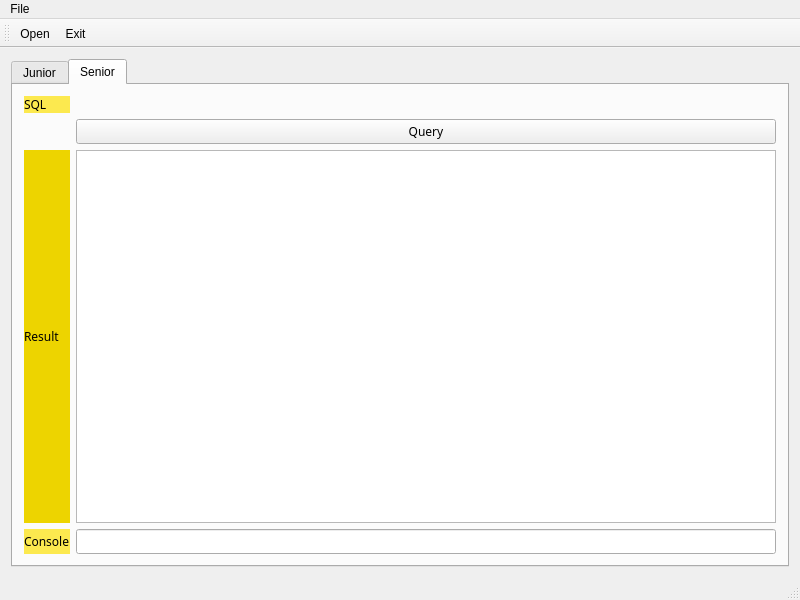
<?xml version="1.0" encoding="UTF-8"?>
<ui version="4.0">
 <class>MainWindow</class>
 <widget class="QMainWindow" name="MainWindow">
  <property name="geometry">
   <rect>
    <x>0</x>
    <y>0</y>
    <width>800</width>
    <height>600</height>
   </rect>
  </property>
  <property name="windowTitle">
   <string>MainWindow</string>
  </property>
  <widget class="QWidget" name="centralWidget">
   <layout class="QGridLayout" name="gridLayout_2">
    <item row="0" column="0">
     <layout class="QVBoxLayout" name="centralVLayout">
      <property name="sizeConstraint">
       <enum>QLayout::SetDefaultConstraint</enum>
      </property>
      <item>
       <widget class="QTabWidget" name="tabWidget">
        <property name="font">
         <font>
          <family>Ubuntu</family>
         </font>
        </property>
        <property name="styleSheet">
         <string notr="true"/>
        </property>
        <property name="currentIndex">
         <number>1</number>
        </property>
        <widget class="QWidget" name="tab_1">
         <property name="font">
          <font>
           <family>Ubuntu</family>
          </font>
         </property>
         <property name="styleSheet">
          <string notr="true"/>
         </property>
         <attribute name="title">
          <string>Junior</string>
         </attribute>
         <layout class="QGridLayout" name="gridLayout_4">
          <item row="0" column="0">
           <layout class="QGridLayout" name="gridLayout_3">
            <item row="0" column="1">
             <layout class="QHBoxLayout" name="horizontalLayout">
              <item>
               <widget class="QComboBox" name="comboBox_2">
                <property name="maximumSize">
                 <size>
                  <width>86</width>
                  <height>16777215</height>
                 </size>
                </property>
                <property name="font">
                 <font>
                  <family>Courier 10 Pitch</family>
                 </font>
                </property>
                <property name="sizeAdjustPolicy">
                 <enum>QComboBox::AdjustToContents</enum>
                </property>
               </widget>
              </item>
              <item>
               <widget class="QPushButton" name="pushButton">
                <property name="font">
                 <font>
                  <family>Courier 10 Pitch</family>
                 </font>
                </property>
                <property name="text">
                 <string>Go</string>
                </property>
               </widget>
              </item>
              <item>
               <spacer name="horizontalSpacer_3">
                <property name="font">
                 <font>
                  <family>Courier 10 Pitch</family>
                 </font>
                </property>
                <property name="orientation">
                 <enum>Qt::Horizontal</enum>
                </property>
                <property name="sizeHint" stdset="0">
                 <size>
                  <width>40</width>
                  <height>20</height>
                 </size>
                </property>
               </spacer>
              </item>
             </layout>
            </item>
            <item row="0" column="0">
             <widget class="QLabel" name="label_2">
              <property name="font">
               <font>
                <family>Courier 10 Pitch</family>
               </font>
              </property>
              <property name="styleSheet">
               <string notr="true">background-color: rgb(252, 175, 62);</string>
              </property>
              <property name="text">
               <string>Button</string>
              </property>
             </widget>
            </item>
            <item row="3" column="1">
             <widget class="QTableView" name="tableView_1">
              <property name="font">
               <font>
                <family>Courier 10 Pitch</family>
               </font>
              </property>
             </widget>
            </item>
            <item row="3" column="0">
             <widget class="QLabel" name="label_7">
              <property name="font">
               <font>
                <family>Courier 10 Pitch</family>
               </font>
              </property>
              <property name="styleSheet">
               <string notr="true">background-color: rgb(245, 121, 0);</string>
              </property>
              <property name="text">
               <string>Result</string>
              </property>
             </widget>
            </item>
            <item row="1" column="1">
             <widget class="QLineEdit" name="lineEdit_2">
              <property name="enabled">
               <bool>true</bool>
              </property>
              <property name="font">
               <font>
                <family>Courier 10 Pitch</family>
               </font>
              </property>
              <property name="readOnly">
               <bool>true</bool>
              </property>
             </widget>
            </item>
            <item row="1" column="0">
             <widget class="QLabel" name="label_5">
              <property name="font">
               <font>
                <family>Courier 10 Pitch</family>
               </font>
              </property>
              <property name="styleSheet">
               <string notr="true">background-color: rgb(252, 175, 62);</string>
              </property>
              <property name="text">
               <string>Query</string>
              </property>
             </widget>
            </item>
            <item row="2" column="0">
             <widget class="QLabel" name="label">
              <property name="font">
               <font>
                <family>Courier 10 Pitch</family>
               </font>
              </property>
              <property name="styleSheet">
               <string notr="true">background-color: rgb(252, 175, 62);</string>
              </property>
              <property name="text">
               <string>ENTITY</string>
              </property>
             </widget>
            </item>
            <item row="2" column="1">
             <layout class="QHBoxLayout" name="horizontalLayout_1">
              <item>
               <widget class="QComboBox" name="comboBox">
                <property name="maximumSize">
                 <size>
                  <width>86</width>
                  <height>16777215</height>
                 </size>
                </property>
                <property name="font">
                 <font>
                  <family>Courier 10 Pitch</family>
                 </font>
                </property>
                <property name="sizeAdjustPolicy">
                 <enum>QComboBox::AdjustToContents</enum>
                </property>
               </widget>
              </item>
              <item>
               <spacer name="horizontalSpacer_4">
                <property name="font">
                 <font>
                  <family>Courier 10 Pitch</family>
                 </font>
                </property>
                <property name="orientation">
                 <enum>Qt::Horizontal</enum>
                </property>
                <property name="sizeHint" stdset="0">
                 <size>
                  <width>40</width>
                  <height>20</height>
                 </size>
                </property>
               </spacer>
              </item>
             </layout>
            </item>
           </layout>
          </item>
         </layout>
        </widget>
        <widget class="QWidget" name="tab_2">
         <attribute name="title">
          <string>Senior</string>
         </attribute>
         <layout class="QGridLayout" name="gridLayout_5">
          <item row="0" column="0">
           <layout class="QGridLayout" name="gridLayout">
            <property name="verticalSpacing">
             <number>6</number>
            </property>
            <item row="3" column="0">
             <widget class="QLabel" name="label_3">
              <property name="font">
               <font>
                <family>Courier 10 Pitch</family>
               </font>
              </property>
              <property name="styleSheet">
               <string notr="true">background-color: rgb(237, 212, 0);</string>
              </property>
              <property name="text">
               <string>Result</string>
              </property>
             </widget>
            </item>
            <item row="0" column="0">
             <widget class="QLabel" name="label_1">
              <property name="font">
               <font>
                <family>Courier 10 Pitch</family>
               </font>
              </property>
              <property name="styleSheet">
               <string notr="true">background-color: rgb(252, 233, 79);</string>
              </property>
              <property name="text">
               <string>SQL</string>
              </property>
             </widget>
            </item>
            <item row="0" column="1">
             <layout class="QVBoxLayout" name="verticalLayout_2"/>
            </item>
            <item row="3" column="1">
             <widget class="QTableView" name="tableView_2">
              <property name="font">
               <font>
                <family>Courier 10 Pitch</family>
               </font>
              </property>
             </widget>
            </item>
            <item row="1" column="1">
             <layout class="QHBoxLayout" name="horizontalLayout_2">
              <item>
               <widget class="QPushButton" name="pushButton_2">
                <property name="font">
                 <font>
                  <family>Courier 10 Pitch</family>
                 </font>
                </property>
                <property name="styleSheet">
                 <string notr="true"/>
                </property>
                <property name="text">
                 <string>Query</string>
                </property>
               </widget>
              </item>
             </layout>
            </item>
            <item row="4" column="0">
             <widget class="QLabel" name="label_4">
              <property name="font">
               <font>
                <family>Courier 10 Pitch</family>
               </font>
              </property>
              <property name="styleSheet">
               <string notr="true">background-color: rgb(252, 233, 79);</string>
              </property>
              <property name="text">
               <string>Console</string>
              </property>
             </widget>
            </item>
            <item row="4" column="1">
             <widget class="QLineEdit" name="lineEdit">
              <property name="enabled">
               <bool>true</bool>
              </property>
              <property name="font">
               <font>
                <family>Courier 10 Pitch</family>
               </font>
              </property>
              <property name="styleSheet">
               <string notr="true">color: rgb(204, 0, 0);</string>
              </property>
              <property name="readOnly">
               <bool>true</bool>
              </property>
             </widget>
            </item>
           </layout>
          </item>
         </layout>
        </widget>
       </widget>
      </item>
     </layout>
    </item>
   </layout>
  </widget>
  <widget class="QMenuBar" name="menuBar">
   <property name="geometry">
    <rect>
     <x>0</x>
     <y>0</y>
     <width>800</width>
     <height>22</height>
    </rect>
   </property>
   <widget class="QMenu" name="menuFile">
    <property name="title">
     <string>File</string>
    </property>
    <addaction name="actionOpen"/>
    <addaction name="actionExit"/>
   </widget>
   <addaction name="menuFile"/>
  </widget>
  <widget class="QToolBar" name="mainToolBar">
   <attribute name="toolBarArea">
    <enum>TopToolBarArea</enum>
   </attribute>
   <attribute name="toolBarBreak">
    <bool>false</bool>
   </attribute>
   <addaction name="actionOpen"/>
   <addaction name="actionExit"/>
  </widget>
  <widget class="QStatusBar" name="statusBar"/>
  <action name="actionOpen">
   <property name="text">
    <string>Open</string>
   </property>
  </action>
  <action name="actionExit">
   <property name="text">
    <string>Exit</string>
   </property>
  </action>
 </widget>
 <layoutdefault spacing="6" margin="11"/>
 <resources/>
 <connections/>
</ui>
